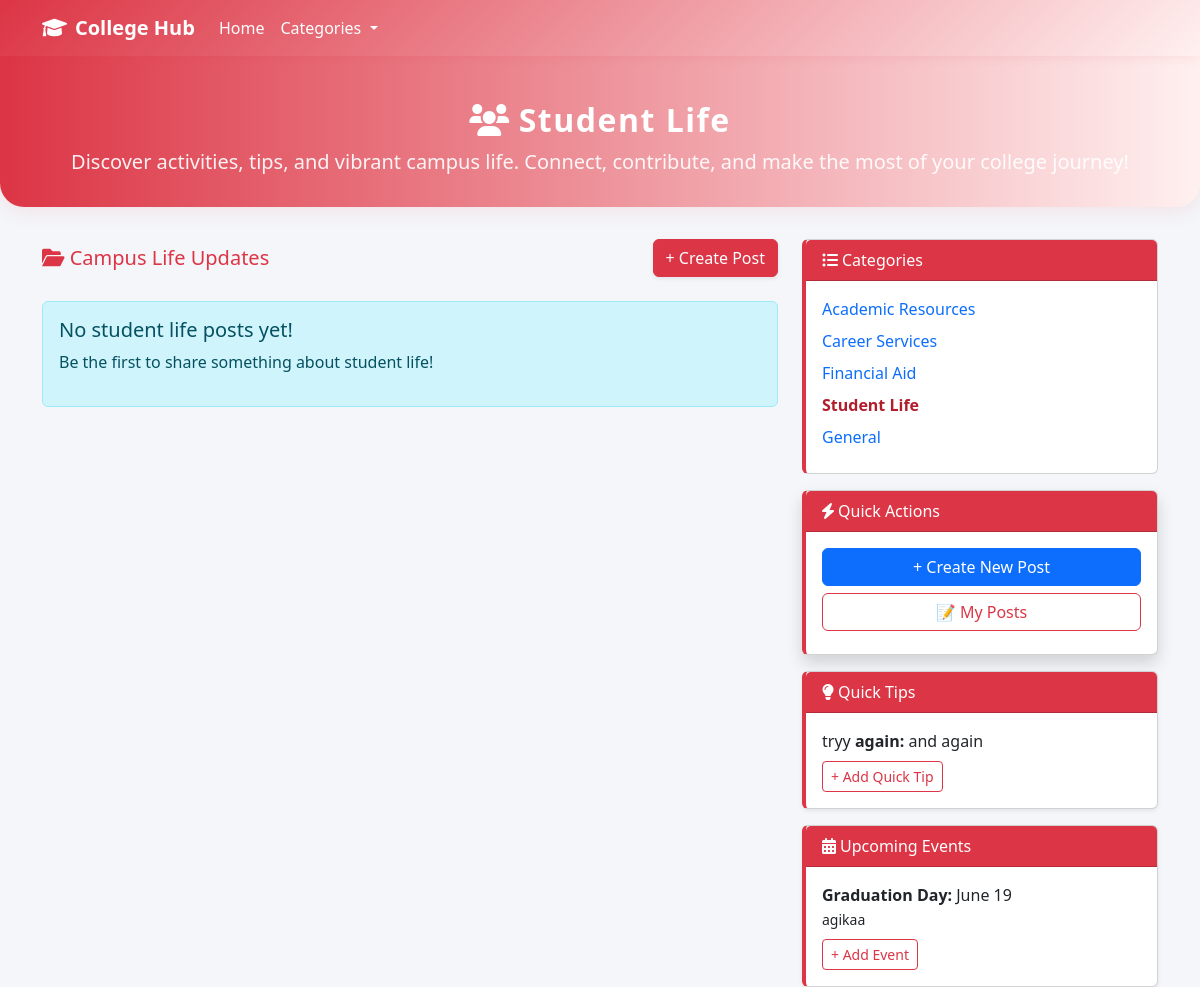
/student_life.php, run on the app's committed database.
### tables this page shows
CREATE TABLE `quick_tips` (
  `id` int(11) NOT NULL,
  `icon` varchar(10) DEFAULT NULL,
  `title` varchar(100) NOT NULL,
  `tip` varchar(255) NOT NULL,
  `created_at` datetime DEFAULT current_timestamp()
);

CREATE TABLE `events` (
  `id` int(11) NOT NULL,
  `title` varchar(150) NOT NULL,
  `event_date` date NOT NULL,
  `description` varchar(255) DEFAULT NULL,
  `created_at` datetime DEFAULT current_timestamp()
);

### student_life.php (the view, shortened to what this page needs)
<?php
require_once 'config.php';
$student_life_category_id = 4;
$stmt = $pdo->prepare("SELECT * FROM posts WHERE category_id = ? ORDER BY created_at DESC");
$stmt->execute([$student_life_category_id]);
$posts = $stmt->fetchAll();
$event_stmt = $pdo->query("SELECT * FROM events WHERE event_date >= CURDATE() ORDER BY event_date ASC");
$events = $event_stmt->fetchAll();
$tip_stmt = $pdo->query("SELECT * FROM quick_tips ORDER BY id ASC");
$quick_tips = $tip_stmt->fetchAll();
$categories = [
    ['name' => 'Academic Resources', 'link' => 'academic_resources.php', 'color' => '#28a745'],
    ['name' => 'Career Services', 'link' => 'career_services.php', 'color' => '#007bff'],
    ['name' => 'Financial Aid', 'link' => 'financial_aid.php', 'color' => '#ffc107'],
    ['name' => 'Student Life', 'link' => 'student_life.php', 'color' => '#dc3545'],
    ['name' => 'General', 'link' => 'general.php', 'color' => '#6c757d']
];
?>
<!DOCTYPE html>
<html lang="en">
<head>
    <link rel="stylesheet" href="https://cdn.jsdelivr.net/npm/bootstrap@5.3.0/dist/css/bootstrap.min.css">
    <link href="https://cdnjs.cloudflare.com/ajax/libs/font-awesome/6.0.0/css/all.min.css" rel="stylesheet">
</head>
<body>
<nav class="navbar navbar-expand-lg">
    <div class="container">
        <a class="navbar-brand fw-bold" href="index.php">
            <i class="fas fa-graduation-cap me-2"></i>College Hub
        </a>
        <div class="collapse navbar-collapse" id="navbarNav">
            <ul class="navbar-nav me-auto">
                <li class="nav-item">
                    <a class="nav-link" href="index.php">Home</a>
                </li>
                <li class="nav-item dropdown">
                    <a class="nav-link dropdown-toggle active" href="#" role="button" data-bs-toggle="dropdown">
                        Categories
                    </a>
                </li>
            </ul>
        </div>
    </div>
</nav>
<section class="hero-section text-center">
    <div class="container">
        <h2><i class="fas fa-users me-2"></i>Student Life</h2>
        <p class="lead mb-0">Discover activities, tips, and vibrant campus life. Connect, contribute, and make the most of your college journey!</p>
    </div>
</section>
<div class="container mt-3">
    <div class="row">
        <div class="col-lg-8 mb-4">
            <div class="d-flex justify-content-between align-items-center mb-4">
                <h5 class="mb-0 text-danger"><i class="fas fa-folder-open"></i> Campus Life Updates</h5>
                <a href="create_student_life_update.php" class="btn btn-danger shadow-sm">+ Create Post</a>
            </div>
            <?php if (empty($posts)): ?>
                <div class="alert alert-info">
                    <h5>No student life posts yet!</h5>
                    <p>Be the first to share something about student life!</p>
                </div>
            <?php endif; ?>
        </div>
        <div class="col-lg-4 sidebar">
            <div class="card mb-3">
                <div class="card-header">
                    <i class="fas fa-list-ul me-1"></i>Categories
                </div>
                <div class="card-body">
                    <?php foreach ($categories as $category): ?>
                        <a href="<?= $category['link'] ?>"
                           class="d-block text-decoration-none mb-2<?= $category['name'] === 'Student Life' ? ' fw-bold text-danger active' : '' ?>">
                            <?= htmlspecialchars($category['name']) ?>
                        </a>
                    <?php endforeach; ?>
                </div>
            </div>
            <div class="card mb-3 shadow quick-actions">
                <div class="card-header bg-danger text-white">
                    <i class="fas fa-bolt me-1"></i>Quick Actions
                </div>
                <div class="card-body">
                    <a href="create_student_life_update.php" class="btn btn-primary w-100">+ Create New Post</a>
                    <a href="my_posts.php" class="btn btn-outline-danger w-100">📝 My Posts</a>
                </div>
            </div>
            <div class="card mt-3 shadow-sm">
                <div class="card-header">
                    <i class="fas fa-lightbulb me-1"></i>Quick Tips
                </div>
                <div class="card-body">
                    <ul class="list-unstyled mb-0">
                        <?php if (empty($quick_tips)): ?>
                            <li>No quick tips yet.</li>
                        <?php else: ?>
                            <?php foreach ($quick_tips as $qt): ?>
                                <li>
                                    <?= htmlspecialchars($qt['icon']) ?>
                                    <strong><?= htmlspecialchars($qt['title']) ?>:</strong>
                                    <?= htmlspecialchars($qt['tip']) ?>
                                </li>
                            <?php endforeach; ?>
                        <?php endif; ?>
                    </ul>
                    <a href="create_quick_tip.php" class="btn btn-sm btn-outline-danger mt-2">+ Add Quick Tip</a>
                </div>
            </div>
            <div class="card mt-3 shadow-sm">
                <div class="card-header">
                    <i class="fas fa-calendar-alt me-1"></i>Upcoming Events
                </div>
                <div class="card-body">
                    <ul class="list-unstyled mb-0">
                        <?php if (empty($events)): ?>
                            <li>No upcoming events.</li>
                        <?php else: ?>
                            <?php foreach ($events as $event): ?>
                                <li>
                                    <strong><?= htmlspecialchars($event['title']) ?>:</strong>
                                    <?= date('F j', strtotime($event['event_date'])) ?>
                                    <?php if (!empty($event['description'])): ?>
                                        <br><small><?= htmlspecialchars($event['description']) ?></small>
                                    <?php endif; ?>
                                </li>
                            <?php endforeach; ?>
                        <?php endif; ?>
                    </ul>
                    <a href="create_event.php" class="btn btn-sm btn-outline-danger mt-2">+ Add Event</a>
                </div>
            </div>
        </div>
    </div>
</div>
</body>
</html>

### student_life.php (style rules this page uses)
body { background-color: #f4f6f9; font-family: 'Segoe UI', sans-serif; }
.navbar { background: linear-gradient(135deg, #dc3545 0%, #fff0f0 100%); box-shadow: 0 2px 10px rgba(220,53,69,0.09); }
.navbar-brand, .nav-link { color: #fff !important; }
.hero-section { background: linear-gradient(90deg, #dc3545 0%, #fff0f0 100%); color: #fff; padding: 45px 0 30px 0; margin-bottom: 2rem; border-radius: 0 0 24px 24px; box-shadow: 0 4px 20px rgba(220,53,69,0.10); }
.hero-section h2 { font-weight: bold; letter-spacing: 1.5px; }
.hero-section p { opacity: 0.92; }
.sidebar .card { border-left: 4px solid #dc3545; }
.sidebar .card-header { background-color: #dc3545; color: #fff; }
.sidebar .fw-bold { font-weight: bold !important; }
.sidebar .active { font-weight: bold; color: #b21c2b !important; }
.quick-actions .btn { margin-bottom: 7px; }

### data on the page
quick_tips: icon "tryy", title "again", tip "and again"
events: title "Graduation Day", event_date "June 19", description "agikaa"

### other printed values
$category['name'] "Academic Resources"
$category['name'] "Career Services"
$category['name'] "Financial Aid"
$category['name'] "Student Life"
$category['name'] "General"
